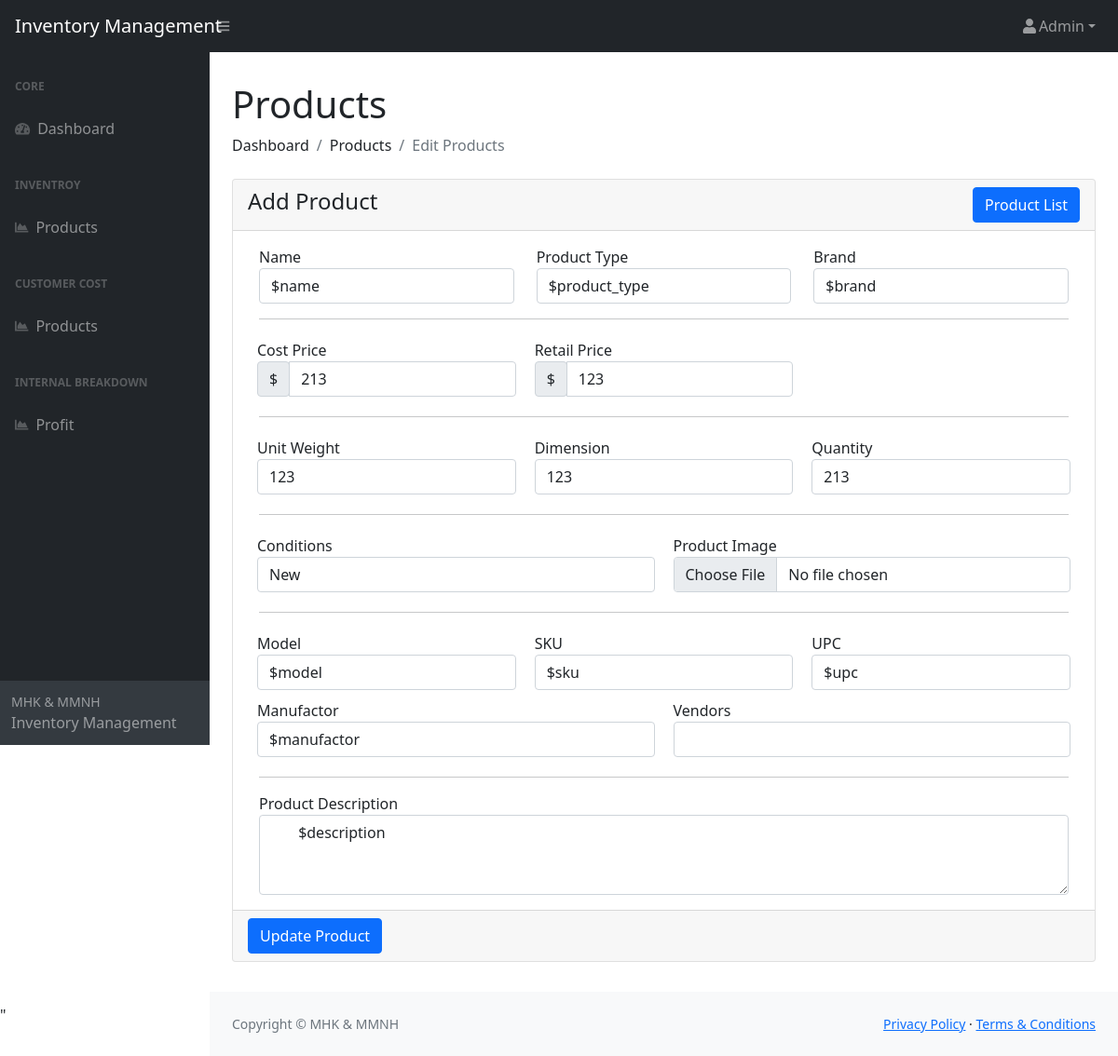
/productUpdate.php?id=2 (signed in), run on the app's committed database.
### tables this page shows
CREATE TABLE `products` (
  `id` int NOT NULL,
  `name` varchar(255) NOT NULL,
  `product_type` varchar(255) DEFAULT NULL,
  `brand` varchar(255) DEFAULT NULL,
  `model` varchar(255) DEFAULT NULL,
  `sku` varchar(255) DEFAULT NULL,
  `upc` varchar(255) DEFAULT NULL,
  `manufactor` varchar(255) DEFAULT NULL,
  `vendors` varchar(255) DEFAULT NULL,
  `cost` double NOT NULL,
  `retail` double NOT NULL,
  `discount` double DEFAULT NULL,
  `unit_weight` double DEFAULT NULL,
  `dimension` double DEFAULT NULL,
  `quantity` int DEFAULT NULL,
  `conditions` varchar(255) DEFAULT NULL,
  `image` varchar(255) DEFAULT NULL,
  `description` text,
  `created_at` timestamp NOT NULL DEFAULT CURRENT_TIMESTAMP,
  `updated_at` timestamp NOT NULL DEFAULT CURRENT_TIMESTAMP
);

### functions/_product.php (called while the page is built, shortened)
<?php
     include('db.php');
     function singleProduct(){
         global $db;
         $id = $_GET['id'];
         $query = "SELECT * FROM products WHERE id = '$id'";
         $result = mysqli_query($db, $query);
         if ($result->num_rows > 0) {
             $list = $result->fetch_assoc();
             $arr = $list;
             return $arr;
         } else {
             return 0;
         }
     }
?>

### productUpdate.php (the view, shortened to what this page needs)
<?php
include('./components/HTML_Start.php');
include('./components/header.php');
include('./functions/_product.php');
$product = singleProduct();
?>
<h1 class="mt-4">Products</h1>
<ol class="breadcrumb mb-4">
    <li class="breadcrumb-item">Dashboard</li>
    <li class="breadcrumb-item">Products</li>
    <li class="breadcrumb-item active">Edit Products</li>
</ol>
<div class="card">
    <div class="card-header d-flex justify-content-between align-items-center">
        <h4 class="card-title">Add Product</h4>
        <a href="./productList.php" class="btn btn-primary">Product List</a>
    </div>
    <form action="" method="POST" enctype="multipart/form-data">
        <div class="card-body">
            <section class="container">
                <div class="row ">
                    <div class="col">
                        <div class="form-group">
                            <label for="name">Name</label>
                            <input type="text" name="name" value="<?php echo $product['name'] ?>" class="form-control"
                                id="name" required>
                        </div>
                    </div>
                    <div class="col">
                        <div class="form-group">
                            <label for="productType">Product Type</label>
                            <input type="text" name="productType" value="<?php echo $product['product_type'] ?>"
                                class="form-control" id="productType">
                        </div>
                    </div>
                    <div class="col">
                        <div class="form-group">
                            <label for="brand">Brand</label>
                            <input type="text" name="brand" value="<?php echo $product['brand'] ?>" class="form-control"
                                id="brand">
                        </div>
                    </div>
                </div>
                <hr>
                <div class="row">
                    <div class="col-4">
                        <label for="cost">Cost Price</label>
                        <div class="input-group">
                            <div class="input-group-append">
                                <span class="input-group-text">$</span>
                            </div>
                            <input type="number" name="cost" value="<?php echo $product['cost'] ?>" step="0.01"
                                class="form-control" id="cost" required>
                        </div>
                    </div>
                    <div class="col-4">
                        <label for="retail">Retail Price</label>
                        <div class="input-group">
                            <div class="input-group-append">
                                <span class="input-group-text">$</span>
                            </div>
                            <input type="number" name="retail" value="<?php echo $product['retail'] ?>" step="0.01"
                                class="form-control" id="retail" required>
                        </div>
                    </div>
                </div>
                <hr>
                <div class="row">
                    <div class="col-4">
                        <div class="form-group">
                            <label for="unitWeight">Unit Weight</label>
                            <input type="number" step="0.01" name="unitWeight"
                                value="<?php echo $product['unit_weight'] ?>" class="form-control" id="unitWeight">
                        </div>
                    </div>
                    <div class="col-4">
                        <div class="form-group">
                            <label for="dimension">Dimension</label>
                            <input type="number" step="0.01" name="dimension"
                                value="<?php echo $product['dimension'] ?>" class="form-control" id="dimension">
                        </div>
                    </div>
                    <div class="col-4">
                        <div class="form-group">
                            <label for="quantity">Quantity</label>
                            <input type="number" step="0.01" name="quantity" value="<?php echo $product['quantity'] ?>"
                                class="form-control" id="quantity">
                        </div>
                    </div>
                </div>
                <hr>
                <div class="row">
                    <div class="col-6">
                        <div class="form-group">
                            <label for="unitWeight">Conditions</label>
                            <select class="form-control" name="condition" id="condition" required>
                                <option <?php echo $product['conditions'] == "new" ? 'selected' : ''; ?> value="new">New
                                </option>
                            </select>
                        </div>
                    </div>
                    <div class="col-6">
                        <div class="form-group">
                            <label for="image">Product Image</label>
                            <input type="file" name="picture" value="<?php echo $product['image'] ?>"
                                class="form-control" id="image">
                        </div>
                    </div>
                </div>
                <hr>
                <div class="row ">
                    <div class="col-4">
                        <div class="form-group">
                            <label for="model">Model</label>
                            <input type="text" name="model" value="<?php echo $product['model'] ?>" class="form-control"
                                id="model">
                        </div>
                    </div>
                    <div class="col-4">
                        <div class="form-group">
                            <label for="sku">SKU</label>
                            <input type="text" name="sku" value="<?php echo $product['sku'] ?>" class="form-control"
                                id="sku">
                        </div>
                    </div>
                    <div class="col-4">
                        <div class="form-group">
                            <label for="UPC">UPC</label>
                            <input type="text" name="upc" value="<?php echo $product['upc'] ?>" class="form-control"
                                id="UPC">
                        </div>
                    </div>
                    <div class="col-6">
                        <div class="form-group">
                            <label for="manufactor">Manufactor</label>
                            <input type="text" name="manufactor" value="<?php echo $product['manufactor'] ?>"
                                class="form-control" id="manufactor">
                        </div>
                    </div>
                    <div class="col-6">
                        <div class="form-group">
                            <label for="vendors">Vendors</label>
                            <input type="text" name="vendors" class="form-control" id="vendors">
                        </div>
                    </div>
                </div>
                <hr>
                <div class="row">
                    <div class="col">
                        <label for="description">Product Description</label>
                        <textarea class="w-100 form-control" rows="3" name="description"
                            id="description"> <?php echo $product['description'] ?></textarea>
                    </div>
                </div>
            </section>
        </div>
        <div class="card-footer">
            <button class="btn btn-primary" value="update" type="submit" name="update">Update Product</button>
        </div>
    </form>
</div>
<br>
<?php
include('./components/footer.php');
include('./components/HTML_End.php');
  ?>"

### assets/css/style.css (style rules this page uses)
* { margin: 0px; padding: 0px; box-sizing: border-box; }
.form-control { outline: none; }
.col-6, .col-4 { padding: 5px 10px; }

### data on the page
products: name "$name", productType "$product_type", brand "$brand", cost "213", retail "123", unitWeight "123", dimension "123", quantity "213", condition "New", model "$model", sku "$sku", upc "$upc", manufactor "$manufactor", description "$description"

### other printed values
$_SESSION['login']['username'] "Admin"
